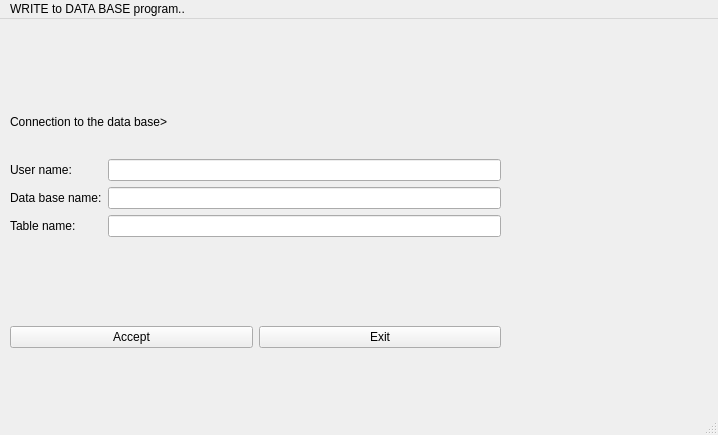
<?xml version="1.0" encoding="UTF-8"?>
<ui version="4.0">
 <class>MainWindow</class>
 <widget class="QMainWindow" name="MainWindow">
  <property name="geometry">
   <rect>
    <x>0</x>
    <y>0</y>
    <width>718</width>
    <height>435</height>
   </rect>
  </property>
  <property name="windowTitle">
   <string>MainWindow</string>
  </property>
  <widget class="QWidget" name="centralwidget">
   <widget class="QWidget" name="formLayoutWidget">
    <property name="geometry">
     <rect>
      <x>10</x>
      <y>140</y>
      <width>491</width>
      <height>141</height>
     </rect>
    </property>
    <layout class="QFormLayout" name="formLayout">
     <item row="0" column="0">
      <widget class="QLabel" name="label_2">
       <property name="text">
        <string>User name:</string>
       </property>
      </widget>
     </item>
     <item row="0" column="1">
      <widget class="QLineEdit" name="user_name"/>
     </item>
     <item row="1" column="0">
      <widget class="QLabel" name="label">
       <property name="text">
        <string>Data base name:</string>
       </property>
      </widget>
     </item>
     <item row="1" column="1">
      <widget class="QLineEdit" name="data_base_name"/>
     </item>
     <item row="2" column="0">
      <widget class="QLabel" name="label_3">
       <property name="text">
        <string>Table name:</string>
       </property>
      </widget>
     </item>
     <item row="2" column="1">
      <widget class="QLineEdit" name="table_name"/>
     </item>
    </layout>
   </widget>
   <widget class="QWidget" name="layoutWidget">
    <property name="geometry">
     <rect>
      <x>10</x>
      <y>300</y>
      <width>491</width>
      <height>37</height>
     </rect>
    </property>
    <layout class="QHBoxLayout" name="horizontalLayout">
     <item>
      <widget class="QPushButton" name="pushButton">
       <property name="text">
        <string>Accept</string>
       </property>
      </widget>
     </item>
     <item>
      <widget class="QPushButton" name="pushButton_2">
       <property name="text">
        <string>Exit</string>
       </property>
      </widget>
     </item>
    </layout>
   </widget>
   <widget class="QLabel" name="label_4">
    <property name="geometry">
     <rect>
      <x>10</x>
      <y>90</y>
      <width>321</width>
      <height>26</height>
     </rect>
    </property>
    <property name="sizePolicy">
     <sizepolicy hsizetype="Maximum" vsizetype="Preferred">
      <horstretch>0</horstretch>
      <verstretch>0</verstretch>
     </sizepolicy>
    </property>
    <property name="text">
     <string>Connection to the data base&gt;</string>
    </property>
   </widget>
  </widget>
  <widget class="QMenuBar" name="menubar">
   <property name="geometry">
    <rect>
     <x>0</x>
     <y>0</y>
     <width>718</width>
     <height>31</height>
    </rect>
   </property>
   <widget class="QMenu" name="menuauthorization">
    <property name="title">
     <string>WRITE to DATA BASE program..</string>
    </property>
   </widget>
   <addaction name="menuauthorization"/>
  </widget>
  <widget class="QStatusBar" name="statusbar"/>
 </widget>
 <resources/>
 <connections>
  <connection>
   <sender>pushButton_2</sender>
   <signal>clicked()</signal>
   <receiver>MainWindow</receiver>
   <slot>close()</slot>
   <hints>
    <hint type="sourcelabel">
     <x>372</x>
     <y>158</y>
    </hint>
    <hint type="destinationlabel">
     <x>492</x>
     <y>226</y>
    </hint>
   </hints>
  </connection>
 </connections>
</ui>
